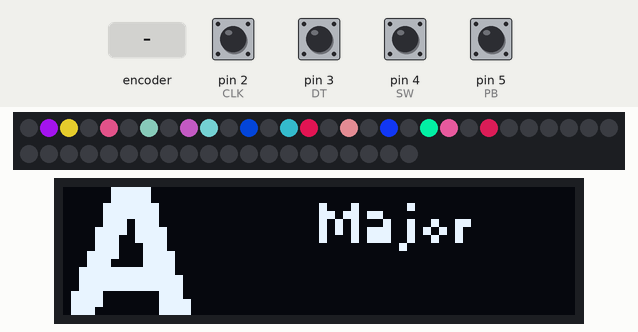
Recording of a sketch running on a simulated Arduino Uno, built with avr-gcc and run on an emulated ATmega328P. On the bench: 50 RGB LEDs in strip order, left to right, continuing on the next row, 128×32 one-colour display. The test bench sets the inputs (shaded band); at power-on: pin 2 (CLK), pin 3 (DT), pin 4 (SW), pin 5 (PB) HIGH. Dim RGB values are drawn brighter than linear; random numbers use the default seed unless the sketch sets one; what the sketch prints to the serial monitor is not drawn.

Above: at 1.2 s.
1.3 s: rotary encoder on pin 2 (CLK) / pin 3 (DT) turned 3 steps (first pin leading)
At 2.8 s:
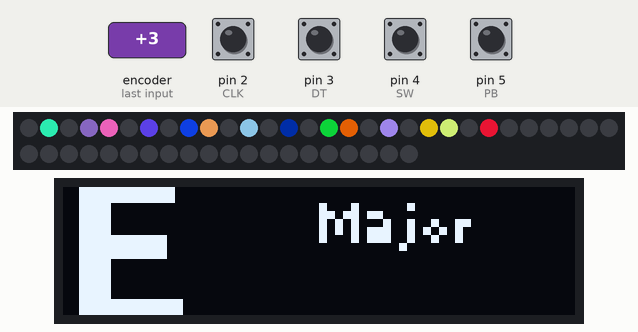
3.4 s: pin 4 (SW) pulled LOW for 0.15 s
At 4.6 s:
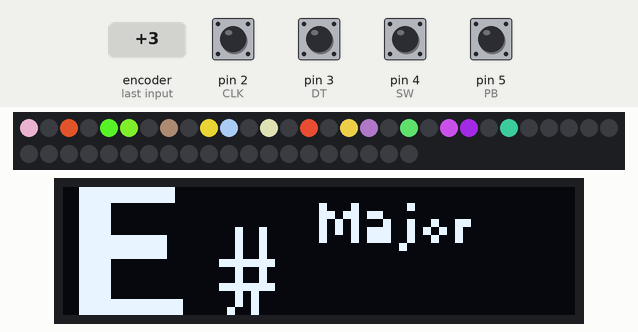
5.0 s: pin 5 (PB) pulled LOW for 0.15 s
At 5.4 s:
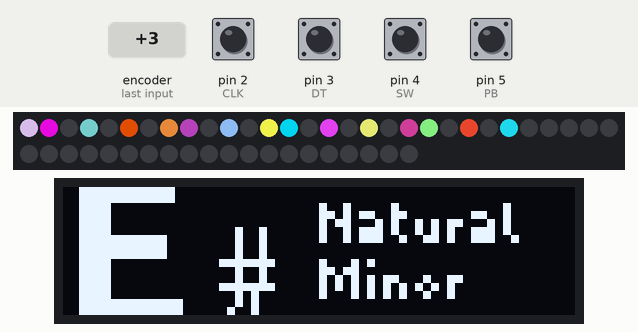
6.6 s: rotary encoder on pin 2 (CLK) / pin 3 (DT) turned 3 steps (first pin leading)
At 8.1 s:
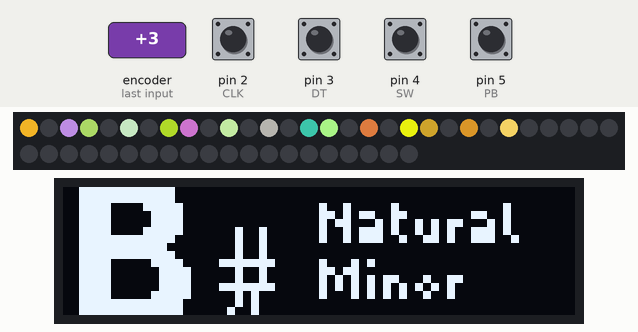
8.7 s: pin 5 (PB) pulled LOW for 1 s
At 9.4 s:
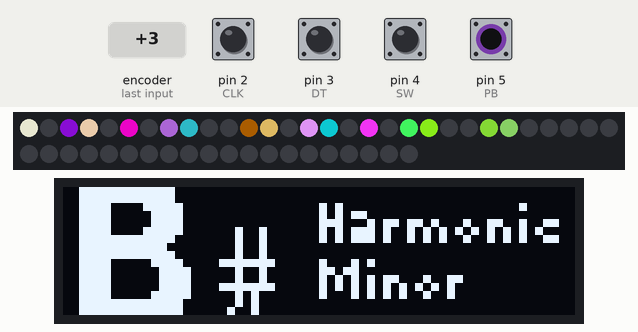
11.2 s: pin 5 (PB) pulled LOW for 0.15 s
At 12.4 s:
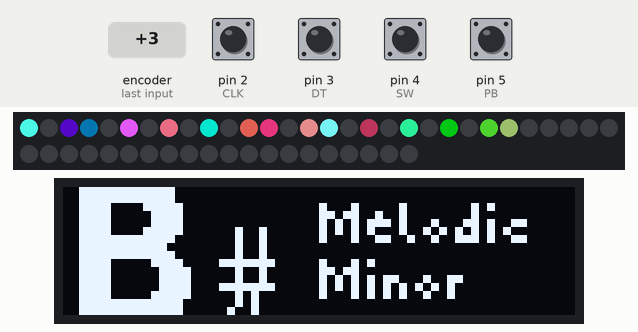
Timing chart, 0 to 13.8 s (numbered marks = the images above; inputs shaded):
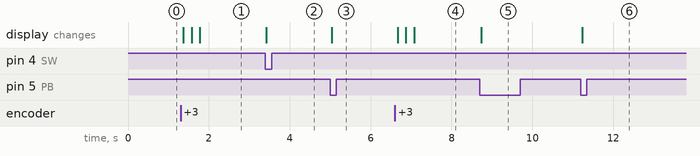

Measured:
- after the input at 1.3 s, the display: first changes after 0.07 s (image 1 shows a later state)
- after the input at 3.4 s, the display: changes at once (image 2)
- after the input at 5.0 s, the display: changes at once (image 3)
- after the input at 6.6 s, the display: first changes after 0.07 s (image 4 shows a later state)
- after the input at 8.7 s, the display: changes at once (image 5)
- after the input at 11.2 s, the display: changes at once (image 6)

The sketch:

piano-v12.ino
```cpp
// A basic everyday NeoPixel strip test program.

// NEOPIXEL BEST PRACTICES for most reliable operation:
// - Add 1000 uF CAPACITOR between NeoPixel strip's + and - connections.
// - MINIMIZE WIRING LENGTH between microcontroller board and first pixel.
// - NeoPixel strip's DATA-IN should pass through a 300-500 OHM RESISTOR.
// - AVOID connecting NeoPixels on a LIVE CIRCUIT. If you must, ALWAYS
//   connect GROUND (-) first, then +, then data.
// - When using a 3.3V microcontroller with a 5V-powered NeoPixel strip,
//   a LOGIC-LEVEL CONVERTER on the data line is STRONGLY RECOMMENDED.
// (Skipping these may work OK on your workbench but can fail in the field)

#include <Adafruit_NeoPixel.h>
#include <LiquidCrystal_I2C.h>

LiquidCrystal_I2C lcd(0x27,16,2);  // set the LCD address to 0x27 for a 16 chars and 2 line display

#define LED_PIN    6
#define LED_COUNT 50


// OLED SSD1306 Screen
#include <SPI.h>
#include <Wire.h>
#include <Adafruit_GFX.h>
#include <Fonts/Picopixel.h>
#include <Fonts/FreeSansBold12pt7b.h>
#include <Fonts/FreeMono9pt7b.h>
#include <Adafruit_SSD1306.h>

#define SCREEN_WIDTH 128 // OLED display width, in pixels
#define SCREEN_HEIGHT 32 // OLED display height, in pixels

#define OLED_RESET     4 // Reset pin # (or -1 if sharing Arduino reset pin)
#define SCREEN_ADDRESS 0x3C ///< See datasheet for Address; 0x3D for 128x64, 0x3C for 128x32
Adafruit_SSD1306 display(SCREEN_WIDTH, SCREEN_HEIGHT, &Wire, OLED_RESET);


// Declare our NeoPixel strip object:
Adafruit_NeoPixel strip(LED_COUNT, LED_PIN, NEO_GRB + NEO_KHZ800);
// Argument 3 = Pixel type flags, add together as needed:
//   NEO_KHZ800  800 KHz bitstream (most NeoPixel products w/WS2812 LEDs)
//   NEO_GRB     Pixels are wired for GRB bitstream (most NeoPixel products)


// Rotary Encoder Inputs
#define CLK 2
#define DT 3
#define SW 4
#define PB 5

// Counters and button states
int counter = 0;
int currentStateCLK;
int lastStateCLK;
String currentDir ="";
unsigned long lastButtonPress = 0;
unsigned long lastpButtonPress = 0;
int notesIndex[7] = {0, 2, 3, 5, 7, 8, 10};
int acc_count = 0;
int sc_count = 0;
int outVal = 2;

// Notes and scale names
/*String notes[7] = {"A", "B", "C", "D", "E", "F", "G"};
String accidental[3] = {"b", " ", "#"};*/
String scale_type[2][5] = {
                            {"Major", "Natural", "Harmonic", "Melodic", "Major"},
                            {"", "Minor", "Minor", "Minor", "Pentatonic"}
                           };


// setup() function -- runs once at startup --------------------------------

void setup() {

  // Set encoder pins as inputs
  pinMode(CLK,INPUT);
  pinMode(DT,INPUT);
  pinMode(SW, INPUT_PULLUP);
  pinMode(PB, INPUT_PULLUP);

  strip.begin();              // INITIALIZE NeoPixel strip object (REQUIRED)
  strip.show();               // Turn OFF all pixels ASAP
  strip.setBrightness(225);    // Set BRIGHTNESS to about 1/2 (max = 255)
  Serial.begin(9600);         //initialize serial monitor

  lastStateCLK = digitalRead(CLK);    // Read the initial state of CLK

  displayLED(0,0);              // Turn on first scale


  // SSD1306_SWITCHCAPVCC = generate display voltage from 3.3V internally
  if(!display.begin(SSD1306_SWITCHCAPVCC, SCREEN_ADDRESS)) {
    Serial.println(F("SSD1306 allocation failed"));
    for(;;); // Don't proceed, loop forever
  }


  oledText(counter, acc_count, sc_count);

}


// loop() function -- runs repeatedly as long as board is on ---------------

void loop() {
  currentStateCLK = digitalRead(CLK);       // Read the current state of CLK

  // If last and current state of CLK are different, then pulse occurred. React to only 1 state change to avoid double count
  if (currentStateCLK != lastStateCLK  && currentStateCLK == 1){

    // If the DT state is different than the CLK state then the encoder is rotating CCW so decrement
    if (digitalRead(DT) != currentStateCLK) {
      counter --;
      outVal = notesIndex[counter] + acc_count;
      if (outVal == -1){
        outVal = 11;  //restart at end, no negative values
      }

      currentDir ="CCW";
      displayLED(outVal,sc_count);
    } else {       // Encoder is rotating CW so increment
      counter ++;

      outVal = notesIndex[counter] + acc_count;
      if (outVal == -1){
        outVal = 11;
      }

      currentDir ="CW";
      displayLED(outVal,sc_count);
    }

    // restrict note counter to 0 to 6
    if (counter > 6){
      counter = 0;
    } else if (counter <0){
      counter = 6;
    }

    // print to OLED display
    oledText(counter, acc_count, sc_count);

    // print to serial window
    Serial.print("Direction: ");
    Serial.print(currentDir);
    Serial.print(" | Counter: ");
    Serial.println(outVal);
  }


  lastStateCLK = currentStateCLK;        // Remember last CLK state
  int btnState = digitalRead(SW);        // Read the rot enc button state

  //If we detect LOW signal, button is pressed
  if (btnState == LOW) {
    //if 50ms have passed since last LOW pulse, it means that the
    //button has been pressed, released and pressed again
    if (millis() - lastButtonPress > 50) {
      acc_count++;
      if (acc_count > 1){
        acc_count = -1;
      }
      outVal = notesIndex[counter] + acc_count;
      if (outVal == -1){
        outVal = 11;
      }

      displayLED(outVal,sc_count);
      Serial.print("Accidental - ");
      Serial.println(acc_count);


      oledText(counter, acc_count, sc_count);
    }


    lastButtonPress = millis();     // Remember last button press event

  }


  int pbtnState = digitalRead(PB);   // Read the push button state

  //If we detect LOW signal, button is pressed
  if (pbtnState == LOW) {
    //if 50ms have passed since last LOW pulse, it means that the
    //button has been pressed, released and pressed again
    if (millis() - lastpButtonPress > 50) {
      sc_count++;
      if (sc_count > 4){
        sc_count = 0;
      }

      displayLED(outVal,sc_count);          //update lights, turn on keyboard
      Serial.println("print at button - " + scale_type[0][sc_count] + " " + scale_type[1][sc_count]);

      oledText(counter, acc_count, sc_count);
    }

    // Remember last button press event
    lastpButtonPress = millis();
  }

  // Put in a slight delay to help debounce the reading
  delay(1);

}


int displayLED(int begin, int scale){

    int startSpace = 0;
    int octaves = 2;      //restrict for LPK25
    int totalNotes = (octaves * 12) + 1;

    int keys[totalNotes] = {0};
    int keyboard[totalNotes] = {0};
    int start = begin + 9;  // correct for keyboard starting at c

    // scales ___________________________________________________
    int scaleCall[5][12] = {
        {1, 0, 1, 0, 1, 1, 0, 1, 0, 1, 0, 1},   /* 1. major scale */
        {1, 0, 1, 1, 0, 1, 0, 1, 1, 0, 1, 0},   /* 2. minor scale */
        {1, 0, 1, 1, 0, 1, 0, 1, 1, 0, 0, 1},   /* 3. harmonic minor scale */
        {1, 0, 1, 1, 0, 1, 0, 1, 0, 1, 0, 1},   /* 4. melodic minor scale* */
        {1, 0, 1, 0, 1, 0, 0, 1, 0, 1, 0, 0},   /* 5. major pentatonic scale */
        /*{1, 0, 0, 1, 0, 1, 0, 1, 0, 0, 1, 0},   6. minor pentatonic scale
        {1, 0, 1, 1, 0, 1, 0, 1, 0, 1, 1, 0},    7. dorian mode
        {1, 0, 1, 0, 1, 1, 0, 1, 0, 1, 1, 0}   8. mixolydian mode */

    };

    int majorScale [12];
    memcpy(majorScale, scaleCall[0], sizeof(majorScale));
    // __________________________________________________________


    // set notes for on ___________________________________________________
    int x = 0;

    strip.clear();       //clear strip

    for (int i = 0; i < totalNotes; i++){
      if(i == 35 or i == 43 or i == 49) {
          continue;
        } else{
           if(x < start){
              if (scaleCall[scale][(12 -((start - x) % 12))] == 1){
                  strip.setPixelColor(i + startSpace, random(0, 255), random(0, 255), random(0, 255));
              }else{
                  strip.setPixelColor(i + startSpace, 0, 0, 0);
              }
          }else{
              if (scaleCall[scale][(x - start) % 12] == 1){
                strip.setPixelColor(i + startSpace, random(0, 255), random(0, 255), random(0, 255));
            } else{
                strip.setPixelColor(i + startSpace, 0, 0, 0);
            }
      }
      x++;
      }
    }

    strip.show();

}

int oledText(int notee, int acci, int scalee){
// Notes and scale names
char onotes[7] = {'A', 'B', 'C', 'D', 'E', 'F', 'G'};
String oacc[3] = {"b", " ", "#"};
String oscl[2][5] = {
                            {"Major", "Natural", "Harmonic", "Melodic", "Major"},
                            {"", "Minor", "Minor", "Minor", "Pentatonic"}
                           };


String sc1 = oscl[0][scalee];
String sc2 = oscl[1][scalee];


acci = acci + 1;

  display.clearDisplay();    //clear display
  display.setTextSize(2); // Draw 2X-scale text
  display.setTextColor(SSD1306_WHITE);

  display.setFont(&FreeSansBold12pt7b);
  display.setCursor(0, 32);
  display.println(onotes[notee]);
  Serial.println("disp print 1 - " + onotes[notee]);

  display.setFont(&FreeMono9pt7b);
  display.setCursor(35, 30);
  display.println(oacc[acci]);
  Serial.println("disp print 2 - " /*+ oacc[acci]*/);

  display.setFont(&Picopixel);
  display.setCursor(64, 12);
  display.println(sc1);
  display.setCursor(64, 26);
  display.println(sc2);
  Serial.println("disp print 3 - " + sc1 + " " + sc2);

  display.display();      // Show initial text
}
```
